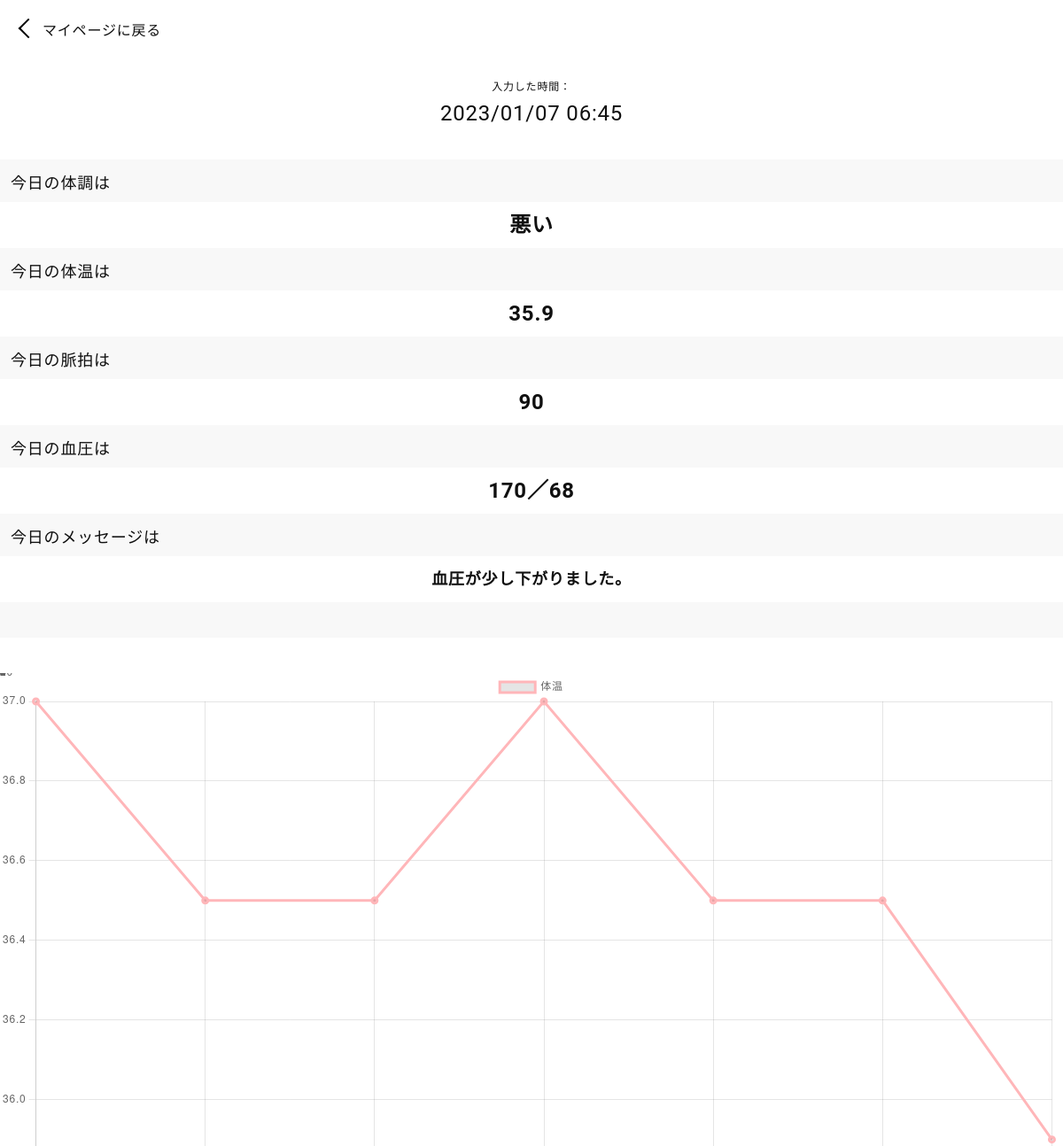
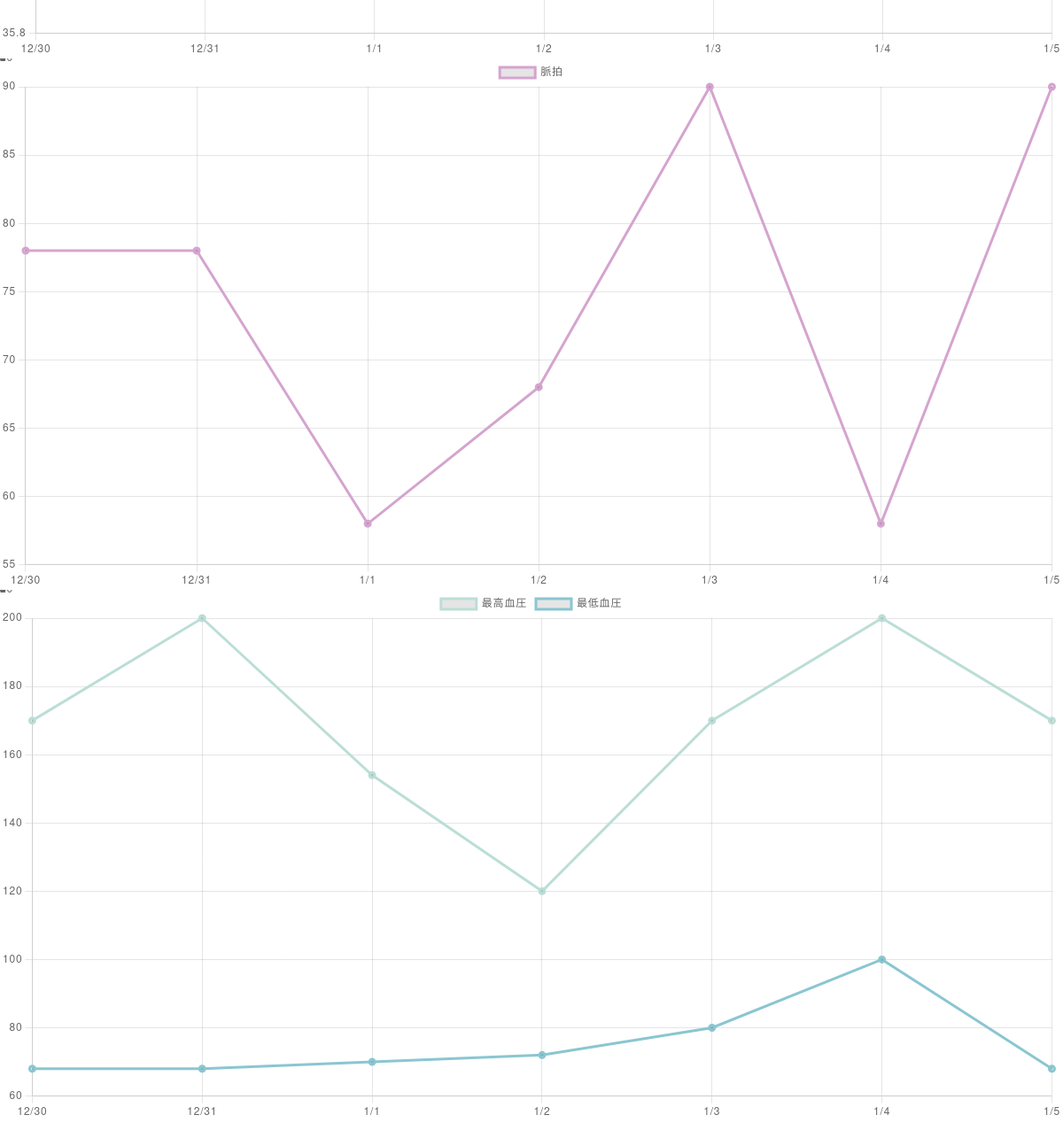
Page /pt/detail.php on the committed database (2 pictures, top to bottom).
### tables this page shows
CREATE TABLE `posts` (
  `id` int(11) UNSIGNED NOT NULL,
  `cond` varchar(60) NOT NULL,
  `temp` float NOT NULL,
  `pulse` int(11) NOT NULL,
  `sbp` int(11) NOT NULL,
  `dbp` int(11) NOT NULL,
  `created` datetime DEFAULT NULL,
  `comment` varchar(255) DEFAULT NULL,
  `user_id` int(11) DEFAULT NULL
);

### inc/functions.php (called while the page is built, shortened)
<?php
function h($s) {
  return htmlspecialchars($s, ENT_QUOTES, 'UTF-8');
}

### pt/detail.php (the view, shortened to what this page needs)
<?php
  require_once('../inc/functions.php');
  try {
    $dbh = new PDO(DSN, DB_USER, DB_PASSWORD);
    $dbh->setAttribute(PDO::ATTR_ERRMODE, PDO::ERRMODE_EXCEPTION);
    $sql = 'SELECT * FROM posts WHERE created >= CURRENT_DATE';
    $stmt = $dbh->query($sql);
    $result = $stmt->fetch(PDO::FETCH_ASSOC);
    $sql = 'SELECT temp FROM posts WHERE created between DATE_SUB(CURRENT_DATE, INTERVAL 6 DAY) and DATE_ADD(CURRENT_DATE, INTERVAL 1 DAY) ORDER BY created asc';
    $stmt = $dbh->query($sql);
    $temps = $stmt->fetchALL(PDO::FETCH_ASSOC);
    $sql = 'SELECT pulse FROM posts WHERE created between DATE_SUB(CURRENT_DATE, INTERVAL 6 DAY) and DATE_ADD(CURRENT_DATE, INTERVAL 1 DAY) ORDER BY created asc';
    $stmt = $dbh->query($sql);
    $pulses = $stmt->fetchALL(PDO::FETCH_ASSOC);
    $sql = 'SELECT sbp FROM posts WHERE created between DATE_SUB(CURRENT_DATE, INTERVAL 6 DAY) and DATE_ADD(CURRENT_DATE, INTERVAL 1 DAY) ORDER BY created asc';
    $stmt = $dbh->query($sql);
    $sbps = $stmt->fetchALL(PDO::FETCH_ASSOC);
    $sql = 'SELECT dbp FROM posts WHERE created between DATE_SUB(CURRENT_DATE, INTERVAL 6 DAY) and DATE_ADD(CURRENT_DATE, INTERVAL 1 DAY) ORDER BY created asc';
    $stmt = $dbh->query($sql);
    $dbps = $stmt->fetchALL(PDO::FETCH_ASSOC);
  } catch (PDOException $e) {
    echo 'エラー' . h($e->getMessage());
    exit();
  }
?>
<!DOCTYPE html>
<html lang="ja">
<head>
  <link rel="stylesheet" href="../css/common.css" />
</head>
<body>
  <p class="p-breadcrumbs_wrapper"><a href="mypage.php" class="p-breadcrumbs">マイページに戻る</a></p>
  <p class="p-detail_timeTitle">入力した時間：</p>
  <p class="p-detail_time"><time datetime="<?php echo h($result['created']); ?>"><?php echo h(date('Y/m/d h:i', strtotime($result['created']))); ?></time></p>
  <section class="l-section">
    <div class="p-detail">
      <p class="p-detail_title">今日の体調は</p>
      <p class="p-detail_result"><?php echo h($result['cond']); ?></p>
      <p class="p-detail_title">今日の体温は</p>
      <p class="p-detail_result"><?php echo h($result['temp']); ?></p>
      <p class="p-detail_title">今日の脈拍は</p>
      <p class="p-detail_result"><?php echo h($result['pulse']); ?></p>
      <p class="p-detail_title">今日の血圧は</p>
      <p class="p-detail_result"><?php echo h($result['sbp']); ?><span>／</span><?php echo h($result['dbp']); ?></p>
      <p class="p-detail_title">今日のメッセージは</p>
      <p class="p-detail_result -message"><?php echo h($result['comment']); ?></p>
    </div>
</section>
<?php
  $array_temp = []
?>
<?php foreach($temps as $row) : ?>
  <?php array_push($array_temp, $row['temp']) ?>
<?php endforeach; ?>
<?php
  $strings_temps = [$array_temp[0], $array_temp[1],$array_temp[2],$array_temp[3],$array_temp[4],$array_temp[5],$array_temp[6]];
  $json_array_temp = json_encode($strings_temps,JSON_NUMERIC_CHECK);
?>
<?php
  $array_pulse = []
?>
<?php foreach($pulses as $row) : ?>
  <?php array_push($array_pulse, $row['pulse']) ?>
<?php endforeach; ?>
<?php
  $strings_pulses = [$array_pulse[0], $array_pulse[1],$array_pulse[2],$array_pulse[3],$array_pulse[4],$array_pulse[5],$array_pulse[6]];
  $json_array_pulse = json_encode($strings_pulses,JSON_NUMERIC_CHECK);
?>
<?php
  $array_sbp = []
?>
<?php foreach($sbps as $row) : ?>
  <?php array_push($array_sbp, $row['sbp']) ?>
<?php endforeach; ?>
<?php
  $strings_sbps = [$array_sbp[0], $array_sbp[1],$array_sbp[2],$array_sbp[3],$array_sbp[4],$array_sbp[5],$array_sbp[6]];
  $json_array_sbp = json_encode($strings_sbps,JSON_NUMERIC_CHECK);
?>
<?php
  $array_dbp = []
?>
<?php foreach($dbps as $row) : ?>
  <?php array_push($array_dbp, $row['dbp']) ?>
<?php endforeach; ?>
<?php
  $strings_dbps = [$array_dbp[0], $array_dbp[1],$array_dbp[2],$array_dbp[3],$array_dbp[4],$array_dbp[5],$array_dbp[6]];
  $json_array_dbp = json_encode($strings_dbps,JSON_NUMERIC_CHECK);
?>
<section class="l-section -second">
    <div class=p-chart_wrapper>
      <canvas class="radar" id="myChart_temp"></canvas>
    </div>
    <div class=p-chart_wrapper>
      <canvas class="radar" id="myChart_pulse"></canvas>
    </div>
    <div class=p-chart_wrapper>
      <canvas class="radar" id="myChart_bp"></canvas>
    </div>
</section>
    <script>
      //js-chart 体温
      const ctx_temp = document.getElementById('myChart_temp');
      var myChart_temp = new Chart(ctx_temp, {
        type: 'line',
        data: {
          labels: ['12/30', '12/31', '1/1', '1/2', '1/3', '1/4', '1/5'],
          datasets: [{
            label: '体温',
            data: <?php echo $json_array_temp ?>,
            borderWidth: 3,
            borderColor: "rgba(255,182,185,1)",
          }]
        },
        options: {
          scales: {
            r: {
              angleLines: {
                display: false
              },
              suggestedMin: 0,
              suggestedMax: 10
            }
          }
        }
      });
      //js-chart 脈拍
      const ctx_pulse = document.getElementById('myChart_pulse');
      var myChart_pulse = new Chart(ctx_pulse, {
        type: 'line',
        data: {
          labels: ['12/30', '12/31', '1/1', '1/2', '1/3', '1/4', '1/5'],
          datasets: [{
            label: '脈拍',
            data: <?php echo $json_array_pulse ?>,
            borderWidth: 3,
            borderColor: "rgba(213,164,207,1)",
          }]
        },
        options: {
          scales: {
            r: {
              angleLines: {
                display: false
              },
              suggestedMin: 0,
              suggestedMax: 10
            }
          }
        }
      });
      //js-chart 血圧
      const ctx_bp = document.getElementById('myChart_bp');
      var myChart_pulse = new Chart(ctx_bp, {
        type: 'line',
        data: {
          labels: ['12/30', '12/31', '1/1', '1/2', '1/3', '1/4', '1/5'],
          datasets: [
            {
            label: '最高血圧',
            data: <?php echo $json_array_sbp ?>,
            borderWidth: 3,
            borderColor: "rgba(187,222,214,1)",
            },
            {
            label: '最低血圧',
            data: <?php echo $json_array_dbp ?>,
            borderWidth: 3,
            borderColor: "rgba(138,198,209,1)",
            },
        ]
        },
        options: {
          scales: {
            r: {
              angleLines: {
                display: false
              },
              suggestedMin: 0,
              suggestedMax: 10
            }
          }
        }
      });
    </script>
</body>
</html>

### css/common.css (style rules this page uses)
:root { --d-content-width: 960; --d-space-min: 8; --d-space-xxsmall: 16; --d-space-xsmall: 24; --d-space-small: 40; --d-space-medium: 64; --d-space-large: 88; --d-space-xlarge: 96; --d-space-xxlarge: 112; --d-space-max: 120; --d-scrollbar-width: 0; --d-base-color: #fff; --d-main-color: #116ec5; --d-accent-color: #e4d558; --d-light-color: #efefef; --d-dark-color: #1c1c1c; --d-primary-text-color: #101010; --d-light-text-color: #fff; --d-primary-font-set: "Yu Gothic", "YuGothic", "Roboto", "Helvetica Neue", "Hiragino Kaku Gothic Pro", "Meiryo", "Arial", "sans-serif"; --d-en-font-set: sans-serif; }
html, body, div, span, applet, object, iframe, h1, h2, h3, h4, h5, h6, p, blockquote, pre, a, abbr, acronym, address, big, cite, code, del, dfn, em, img, ins, kbd, q, s, samp, small, strike, strong, sub, sup, tt, var, b, u, i, center, dl, dt, dd, ol, ul, li, fieldset, form, label, legend, table, caption, tbody, tfoot, thead, tr, th, td, article, aside, canvas, details, embed, figure, figcaption, footer, header, hgroup, main, menu, nav, output, ruby, section, summary, time, mark, audio, video { margin: 0; padding: 0; border: 0; }
article, aside, details, figcaption, figure, footer, header, hgroup, main, menu, nav, section { display: block; }
html { box-sizing: border-box; min-height: 100%; overflow-y: scroll; -webkit-text-size-adjust: 100%; scroll-behavior: smooth; }
body { min-height: 100%; font-feature-settings: "palt"; background-color: var(--d-base-color, #fff); color: var(--d-primary-text-color, #101010); font: 1em/1.5 var(--d-primary-font-set, "sans-serif"); letter-spacing: 0.05em; text-rendering: optimizeLegibility; -webkit-overflow-scrolling: touch; font-feature-settings: "pkna"; line-height: 1; }
a { background-color: transparent; -webkit-text-decoration-skip: objects; }
audio, canvas, progress, video { display: inline-block; }
.l-section { padding: 2.5rem 0 0; }
.l-section.-second { padding: 2.5rem 0 5rem; }
.p-detail_timeTitle { text-align: center; font-size: 0.75rem; padding-top: 1.5rem; padding-bottom: 0.75rem; }
.p-detail_time { text-align: center; font-size: 1.5rem; }
.p-detail { background-color: #f8f8f8; padding-bottom: 2.5rem; }
.p-detail_title { font-size: 1.125rem; padding-top: 1.125rem; padding-bottom: 0.75rem; padding-left: 0.75rem; }
.p-detail_result { background-color: #fff; width: 100%; text-align: center; font-size: 1.5rem; font-weight: 600; line-height: 52px; }
.p-detail_result.-message { font-size: 1.125rem; }
.p-breadcrumbs_wrapper { padding: 1.5rem 1.5rem; }
.p-breadcrumbs { text-decoration: none; color: unset; line-height: 18px; }
.p-breadcrumbs::before { content: ""; display: inline-block; width: 16px; height: 16px; border-left: 2px solid #000; border-bottom: 2px solid #000; transform: rotate(45deg); margin-right: 8px; }

### rows in the picture
posts: created "2023/01/07 06:45", cond "悪い", temp "35.9", pulse "90", sbp "170", dbp "68", comment "血圧が少し下がりました。"

### other values in the picture
chart data {{ $json_array_temp }} [37,36.5,36.5,37,36.5,36.5,35.9]
chart data {{ $json_array_pulse }} [78,78,58,68,90,58,90]
chart data {{ $json_array_sbp }} [170,200,154,120,170,200,170]
chart data {{ $json_array_dbp }} [68,68,70,72,80,100,68]
